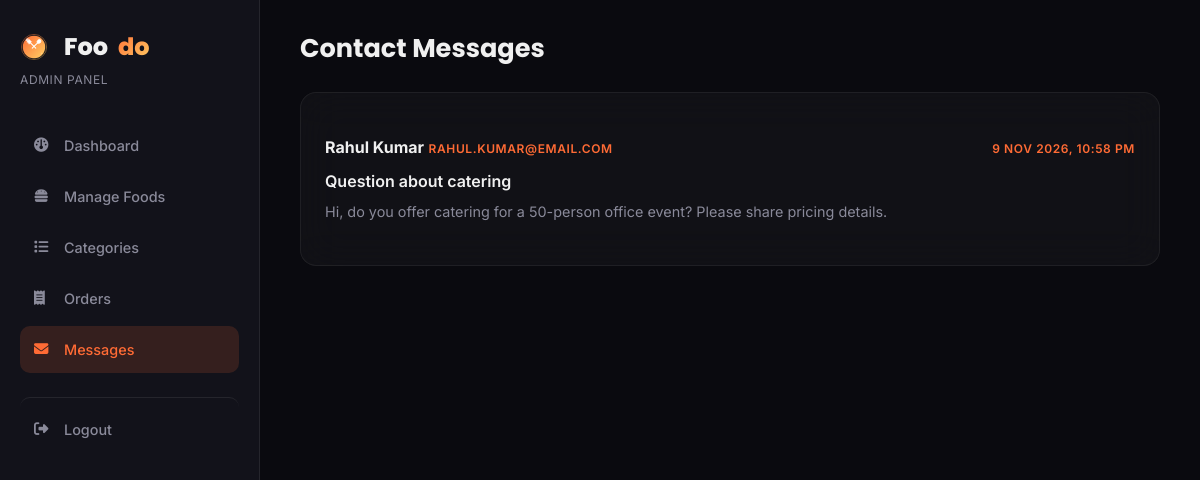
/admin/messages.php (signed in), run on the app's committed database.
### tables this page shows
CREATE TABLE contact_messages (
    message_id INT AUTO_INCREMENT PRIMARY KEY,
    name VARCHAR(100) NOT NULL,
    email VARCHAR(100) NOT NULL,
    subject VARCHAR(150) NOT NULL,
    message TEXT NOT NULL,
    submitted_at TIMESTAMP DEFAULT CURRENT_TIMESTAMP
);

### admin/messages.php (the view, shortened to what this page needs)
<?php
require_once '../includes/db_connect.php';
$messages = [];
$res = $conn->query("SELECT * FROM contact_messages ORDER BY submitted_at DESC");
while ($row = $res->fetch_assoc()) { $messages[] = $row; }
require_once 'includes/admin_header.php';
?>
<div class="admin-topbar">
    <h1>Contact Messages</h1>
</div>
<div class="admin-card">
    <?php if (count($messages) === 0): ?>
        <p style="color: var(--color-muted); text-align: center; padding: 20px 0;">No messages received yet.</p>
    <?php else: ?>
        <?php foreach ($messages as $msg): ?>
            <div class="message-card">
                <div class="message-card-top">
                    <div>
                        <strong><?php echo htmlspecialchars($msg['name']); ?></strong>
                        <span class="cat-tag"><?php echo htmlspecialchars($msg['email']); ?></span>
                    </div>
                    <span class="cat-tag"><?php echo date('j M Y, g:i A', strtotime($msg['submitted_at'])); ?></span>
                </div>
                <p class="message-subject"><?php echo htmlspecialchars($msg['subject']); ?></p>
                <p class="message-body"><?php echo nl2br(htmlspecialchars($msg['message'])); ?></p>
            </div>
        <?php endforeach; ?>
    <?php endif; ?>
</div>
<?php require_once 'includes/admin_footer.php'; ?>

### css/style.css (style rules this page uses)
:root { --color-primary: #FF6B35; --color-primary-dark: #E85A2A; --color-primary-light: rgba(255, 107, 53, 0.15); --color-accent: #FFD166; --color-bg: #0A0A0F; --color-bg-secondary: #12121A; --color-surface: #1A1A2E; --color-glass: rgba(255, 255, 255, 0.05); --color-glass-border: rgba(255, 255, 255, 0.08); --color-glass-hover: rgba(255, 255, 255, 0.08); --color-text: #F0F0F0; --color-text-muted: #8A8A9A; --color-success: #00D68F; --color-gold: #FFD166; --color-danger: #FF4757; --color-white: #FFFFFF; --color-dark: #F0F0F0; --color-border: rgba(255, 255, 255, 0.08); --color-muted: #8A8A9A; --font-heading: 'Poppins', sans-serif; --font-body: 'Inter', sans-serif; --radius-sm: 10px; --radius-md: 16px; --radius-lg: 24px; --radius-full: 999px; --shadow-sm: 0 2px 12px rgba(0, 0, 0, 0.25); --shadow-md: 0 8px 32px rgba(0, 0, 0, 0.35); --shadow-lg: 0 16px 48px rgba(0, 0, 0, 0.45); --shadow-glow: 0 0 30px rgba(255, 107, 53, 0.15); --shadow-glow-strong: 0 0 40px rgba(255, 107, 53, 0.25); --transition: 0.3s ease; }
*, *::before, *::after { margin: 0; padding: 0; box-sizing: border-box; }
html { scroll-behavior: smooth; }
body { font-family: var(--font-body); color: var(--color-text); background: var(--color-bg); line-height: 1.6; -webkit-font-smoothing: antialiased; -moz-osx-font-smoothing: grayscale; overflow-x: hidden; }
h1, h2, h3, h4 { font-family: var(--font-heading); line-height: 1.25; color: var(--color-text); }
.cat-tag { font-size: 0.75rem; font-weight: 600; color: var(--color-primary); text-transform: uppercase; letter-spacing: 0.05em; margin-top: 4px; }
.admin-topbar { display: flex; align-items: center; justify-content: space-between; margin-bottom: 28px; flex-wrap: wrap; gap: 12px; }
.admin-topbar h1 { font-size: 1.6rem; }
.admin-card { background: rgba(255, 255, 255, 0.03); backdrop-filter: blur(20px); border: 1px solid rgba(255, 255, 255, 0.06); border-radius: var(--radius-md); padding: 24px; margin-bottom: 24px; }
.message-card { padding: 18px 0; border-bottom: 1px solid var(--color-glass-border); }
.message-card:last-child { border-bottom: none; }
.message-card-top { display: flex; justify-content: space-between; align-items: flex-start; margin-bottom: 8px; }
.message-subject { font-weight: 600; margin-bottom: 6px; color: var(--color-text); }
.message-body { color: var(--color-text-muted); font-size: 0.9rem; }

### data on the page
contact_messages: name "Rahul Kumar", email "RAHUL.KUMAR@EMAIL.COM", submitted_at "9 NOV 2026, 10:58 PM", subject "Question about catering", message "Hi, do you offer catering for a 50-person office event? Please share pricing details."
